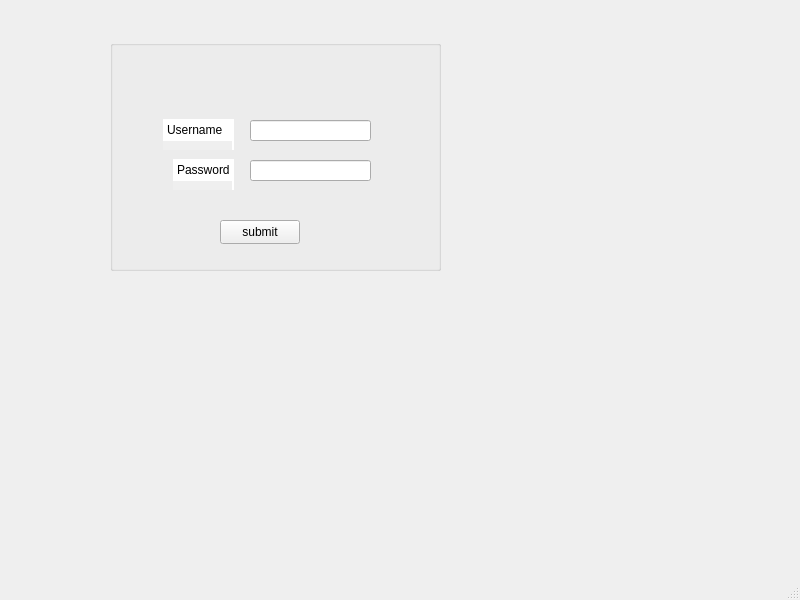
<?xml version="1.0" encoding="UTF-8"?>
<ui version="4.0">
 <class>MainWindow</class>
 <widget class="QMainWindow" name="MainWindow">
  <property name="geometry">
   <rect>
    <x>0</x>
    <y>0</y>
    <width>800</width>
    <height>600</height>
   </rect>
  </property>
  <property name="windowTitle">
   <string>MainWindow</string>
  </property>
  <widget class="QWidget" name="centralwidget">
   <widget class="QGroupBox" name="groupBox">
    <property name="geometry">
     <rect>
      <x>110</x>
      <y>40</y>
      <width>331</width>
      <height>231</height>
     </rect>
    </property>
    <property name="title">
     <string/>
    </property>
    <widget class="QPlainTextEdit" name="plainTextEdit">
     <property name="geometry">
      <rect>
       <x>53</x>
       <y>79</y>
       <width>71</width>
       <height>31</height>
      </rect>
     </property>
     <property name="mouseTracking">
      <bool>true</bool>
     </property>
     <property name="tabletTracking">
      <bool>true</bool>
     </property>
     <property name="focusPolicy">
      <enum>Qt::NoFocus</enum>
     </property>
     <property name="contextMenuPolicy">
      <enum>Qt::NoContextMenu</enum>
     </property>
     <property name="frameShape">
      <enum>QFrame::NoFrame</enum>
     </property>
     <property name="frameShadow">
      <enum>QFrame::Plain</enum>
     </property>
     <property name="lineWidth">
      <number>0</number>
     </property>
     <property name="verticalScrollBarPolicy">
      <enum>Qt::ScrollBarAlwaysOff</enum>
     </property>
     <property name="horizontalScrollBarPolicy">
      <enum>Qt::ScrollBarAlwaysOff</enum>
     </property>
     <property name="sizeAdjustPolicy">
      <enum>QAbstractScrollArea::AdjustToContentsOnFirstShow</enum>
     </property>
     <property name="tabChangesFocus">
      <bool>false</bool>
     </property>
     <property name="lineWrapMode">
      <enum>QPlainTextEdit::WidgetWidth</enum>
     </property>
     <property name="readOnly">
      <bool>true</bool>
     </property>
     <property name="plainText">
      <string>Username</string>
     </property>
     <property name="textInteractionFlags">
      <set>Qt::NoTextInteraction</set>
     </property>
     <property name="backgroundVisible">
      <bool>true</bool>
     </property>
    </widget>
    <widget class="QPlainTextEdit" name="plainTextEdit_2">
     <property name="geometry">
      <rect>
       <x>63</x>
       <y>119</y>
       <width>61</width>
       <height>31</height>
      </rect>
     </property>
     <property name="mouseTracking">
      <bool>true</bool>
     </property>
     <property name="tabletTracking">
      <bool>true</bool>
     </property>
     <property name="focusPolicy">
      <enum>Qt::NoFocus</enum>
     </property>
     <property name="contextMenuPolicy">
      <enum>Qt::NoContextMenu</enum>
     </property>
     <property name="frameShape">
      <enum>QFrame::NoFrame</enum>
     </property>
     <property name="frameShadow">
      <enum>QFrame::Plain</enum>
     </property>
     <property name="lineWidth">
      <number>0</number>
     </property>
     <property name="verticalScrollBarPolicy">
      <enum>Qt::ScrollBarAlwaysOff</enum>
     </property>
     <property name="horizontalScrollBarPolicy">
      <enum>Qt::ScrollBarAlwaysOff</enum>
     </property>
     <property name="sizeAdjustPolicy">
      <enum>QAbstractScrollArea::AdjustToContentsOnFirstShow</enum>
     </property>
     <property name="tabChangesFocus">
      <bool>false</bool>
     </property>
     <property name="lineWrapMode">
      <enum>QPlainTextEdit::WidgetWidth</enum>
     </property>
     <property name="readOnly">
      <bool>true</bool>
     </property>
     <property name="plainText">
      <string>Password</string>
     </property>
     <property name="textInteractionFlags">
      <set>Qt::NoTextInteraction</set>
     </property>
     <property name="backgroundVisible">
      <bool>true</bool>
     </property>
    </widget>
    <widget class="QPushButton" name="pushButton">
     <property name="geometry">
      <rect>
       <x>110</x>
       <y>180</y>
       <width>80</width>
       <height>24</height>
      </rect>
     </property>
     <property name="baseSize">
      <size>
       <width>2</width>
       <height>0</height>
      </size>
     </property>
     <property name="mouseTracking">
      <bool>true</bool>
     </property>
     <property name="text">
      <string>submit</string>
     </property>
    </widget>
    <widget class="QLineEdit" name="lineEdit_password">
     <property name="geometry">
      <rect>
       <x>140</x>
       <y>120</y>
       <width>121</width>
       <height>21</height>
      </rect>
     </property>
     <property name="focusPolicy">
      <enum>Qt::ClickFocus</enum>
     </property>
     <property name="contextMenuPolicy">
      <enum>Qt::ActionsContextMenu</enum>
     </property>
     <property name="echoMode">
      <enum>QLineEdit::Password</enum>
     </property>
    </widget>
    <widget class="QLineEdit" name="lineEdit_username">
     <property name="geometry">
      <rect>
       <x>140</x>
       <y>80</y>
       <width>121</width>
       <height>21</height>
      </rect>
     </property>
     <property name="focusPolicy">
      <enum>Qt::ClickFocus</enum>
     </property>
     <property name="contextMenuPolicy">
      <enum>Qt::ActionsContextMenu</enum>
     </property>
     <property name="maxLength">
      <number>32766</number>
     </property>
    </widget>
   </widget>
  </widget>
  <widget class="QMenuBar" name="menubar">
   <property name="geometry">
    <rect>
     <x>0</x>
     <y>0</y>
     <width>800</width>
     <height>21</height>
    </rect>
   </property>
  </widget>
  <widget class="QStatusBar" name="statusbar"/>
 </widget>
 <resources/>
 <connections/>
</ui>
